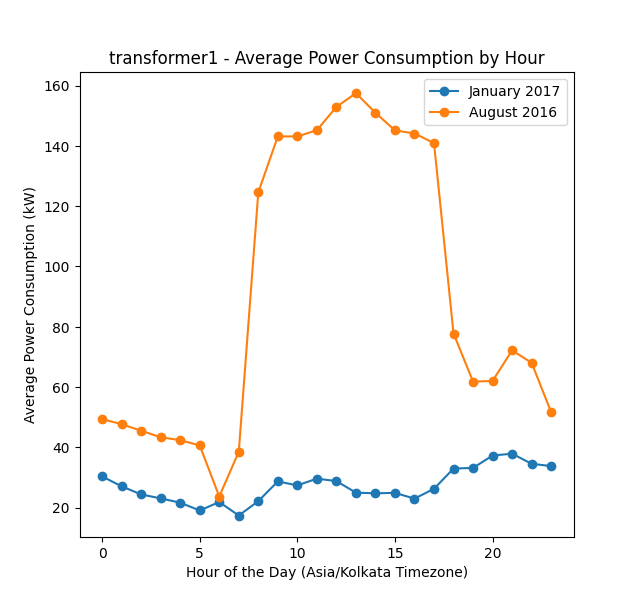

Write the Python code that produced this figure.
import pandas as pd
import matplotlib.pyplot as plt

file_path = r"C:\Users\91878\Downloads\energy_dataset\energy_dataset\transformer_1.csv"
df = pd.read_csv(file_path)
df['timestamp'] = pd.to_datetime(df['timestamp'], unit='s', utc=True)
df['timestamp'] = df['timestamp'].dt.tz_convert('Asia/Kolkata')
january_2017_data = df[(df['timestamp'].dt.month == 1) & (df['timestamp'].dt.year == 2017)].copy()
august_2016_data = df[(df['timestamp'].dt.month == 8) & (df['timestamp'].dt.year == 2016)].copy()

january_2017_data['power_kw'] = january_2017_data['power'] / 1000.0
august_2016_data['power_kw'] = august_2016_data['power'] / 1000.0
january_2017_data['hour'] = january_2017_data['timestamp'].dt.hour
august_2016_data['hour'] = august_2016_data['timestamp'].dt.hour
average_power_by_hour_january = january_2017_data.groupby('hour')['power_kw'].mean()
average_power_by_hour_august = august_2016_data.groupby('hour')['power_kw'].mean()

plt.figure(figsize=(12, 6))
plt.plot(average_power_by_hour_january.index, average_power_by_hour_january.values, marker='o', linestyle='-', label='January 2017')
plt.plot(average_power_by_hour_august.index, average_power_by_hour_august.values, marker='o', linestyle='-', label='August 2016')
plt.xlabel('Hour of the Day (Asia/Kolkata Timezone)')
plt.ylabel('Average Power Consumption (kW)')
plt.title('transformer1 - Average Power Consumption by Hour')
plt.legend()
plt.show()
